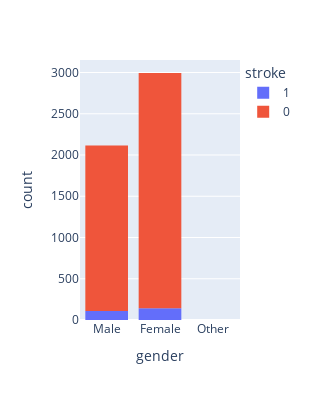

Notebook code for this chart:
### Code cell
px.histogram(df, x="gender", color="stroke",width=300, height=400).show()

### Figure 1 — Plotly figure (JSON) as saved in the notebook; plotly's stock layout.template omitted (floating-point values rounded to 4 significant figures; data arrays with more than 128 entries replaced by an {"elided": "..."} marker saying what was removed)
{"data": [{"alignmentgroup": "True", "bingroup": "x", "hovertemplate": "stroke=1<br>gender=%{x}<br>count=%{y}<extra></extra>", "legendgroup": "1", "marker": {"color": "#636efa", "pattern": {"shape": ""}}, "name": "1", "offsetgroup": "1", "orientation": "v", "showlegend": true, "type": "histogram", "x": {"elided": "249 str values"}, "xaxis": "x", "yaxis": "y"}, {"alignmentgroup": "True", "bingroup": "x", "hovertemplate": "stroke=0<br>gender=%{x}<br>count=%{y}<extra></extra>", "legendgroup": "0", "marker": {"color": "#EF553B", "pattern": {"shape": ""}}, "name": "0", "offsetgroup": "0", "orientation": "v", "showlegend": true, "type": "histogram", "x": {"elided": "4861 str values"}, "xaxis": "x", "yaxis": "y"}], "layout": {"barmode": "relative", "height": 400, "legend": {"title": {"text": "stroke"}, "tracegroupgap": 0}, "margin": {"t": 60}, "width": 300, "xaxis": {"anchor": "y", "autorange": true, "domain": [0, 1], "range": [-0.5, 2.5], "title": {"text": "gender"}, "type": "category"}, "yaxis": {"anchor": "x", "autorange": true, "domain": [0, 1], "range": [0, 3152.0], "title": {"text": "count"}}}}
